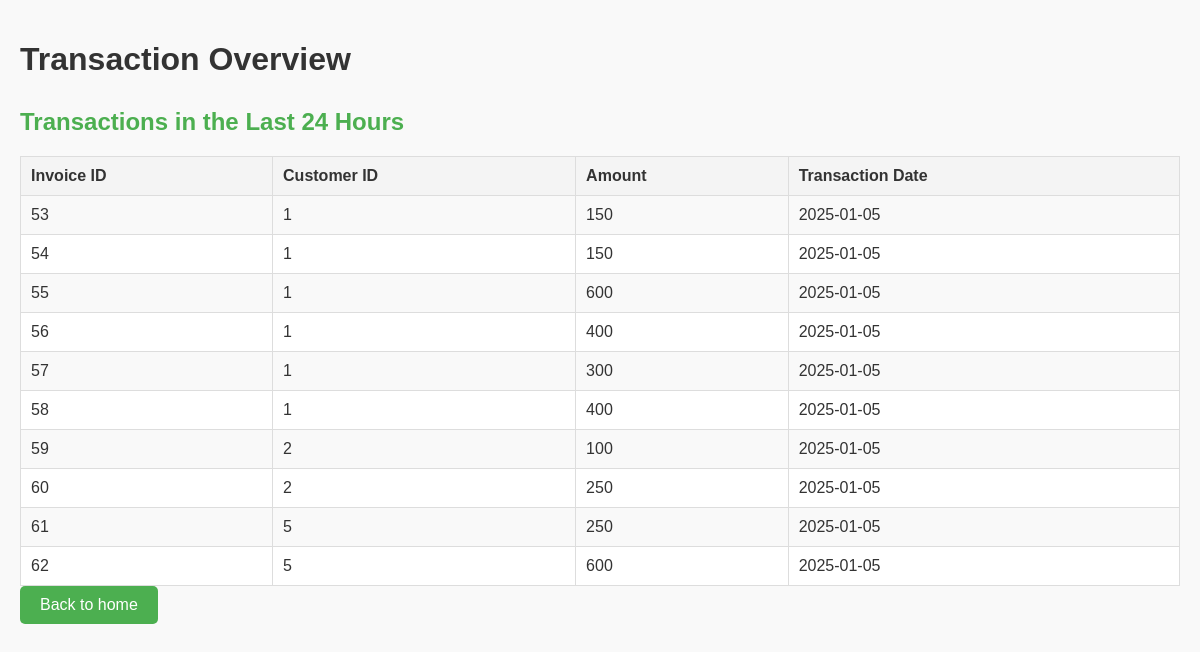
The page /24-transactions.php on the database its author committed.
### tables this page shows
CREATE TABLE `invoice` (
  `invoiceID` int(11) NOT NULL,
  `artistID` int(11) DEFAULT NULL,
  `customerID` int(11) DEFAULT NULL,
  `trackID` int(11) DEFAULT NULL,
  `genreID` int(11) DEFAULT NULL,
  `date` date DEFAULT NULL,
  `totalprice` double DEFAULT NULL,
  `paymentmethod` varchar(30) DEFAULT NULL
);

### 24-transactions.php (the view, shortened to what this page needs)
<?php
require_once('DBconnect.php');
$currentDateTime = date('Y-m-d');
$yesterdayDateTime = date('Y-m-d', strtotime('-1 day'));
$query = "SELECT * FROM invoice WHERE date BETWEEN '$yesterdayDateTime' AND '$currentDateTime'";
$result = mysqli_query($conn, $query);
function displayTransactions($result, $title) {
    if ($result && mysqli_num_rows($result) > 0) {
        echo "<h2>$title</h2>";
        echo "<table>
                <tr>
                    <th>Invoice ID</th>
                    <th>Customer ID</th>
                    <th>Amount</th>
                    <th>Transaction Date</th>
                </tr>";
        while ($row = mysqli_fetch_assoc($result)) {
            echo "<tr>
                    <td>" . htmlspecialchars($row['invoiceID'], ENT_QUOTES, 'UTF-8') . "</td>
                    <td>" . htmlspecialchars($row['customerID'], ENT_QUOTES, 'UTF-8') . "</td>
                    <td>" . htmlspecialchars($row['totalprice'], ENT_QUOTES, 'UTF-8') . "</td>
                    <td>" . htmlspecialchars($row['date'], ENT_QUOTES, 'UTF-8') . "</td>
                </tr>";
        }
        echo "</table>";
    } else {
        echo "<h2>$title</h2><p>No transactions found.</p>";
    }
}
?>
<!DOCTYPE html>
<html lang="en">
<head>
</head>
<body>
    <h1>Transaction Overview</h1>
    <?php
        displayTransactions($result, "Transactions in the Last 24 Hours");
    ?>
<div class='btn-container'>
     <form action='Home-admin.php' method='POST'>
    <button class='back-button' type='submit'>Back to home</button>
    </form></div>
</body>
</html>

### 24-transactions.php (style rules this page uses)
body { font-family: Arial, sans-serif; margin: 0; padding: 20px; background-color: #f9f9f9; color: #333; }
h2 { color: #4CAF50; margin-top: 30px; }
table { width: 100%; border-collapse: collapse; margin-top: 15px; background: #fff; }
table th, table td { padding: 10px; border: 1px solid #ddd; text-align: left; }
table th { background-color: #f4f4f4; font-weight: bold; }
table tr:nth-child(even) { background-color: #f9f9f9; }
.back-button { background-color: #4CAF50; color: white; padding: 10px 20px; font-size: 16px; border: none; border-radius: 5px; cursor: pointer; text-align: center; text-decoration: none; }

### rows shown on the page
invoice: invoiceID "53", customerID "1", totalprice "150", date "2025-01-05"
invoice: invoiceID "54", customerID "1", totalprice "150", date "2025-01-05"
invoice: invoiceID "55", customerID "1", totalprice "600", date "2025-01-05"
invoice: invoiceID "56", customerID "1", totalprice "400", date "2025-01-05"
invoice: invoiceID "57", customerID "1", totalprice "300", date "2025-01-05"
invoice: invoiceID "58", customerID "1", totalprice "400", date "2025-01-05"
invoice: invoiceID "59", customerID "2", totalprice "100", date "2025-01-05"
invoice: invoiceID "60", customerID "2", totalprice "250", date "2025-01-05"
invoice: invoiceID "61", customerID "5", totalprice "250", date "2025-01-05"
invoice: invoiceID "62", customerID "5", totalprice "600", date "2025-01-05"

### other values the page prints
$title "Transactions in the Last 24 Hours"
